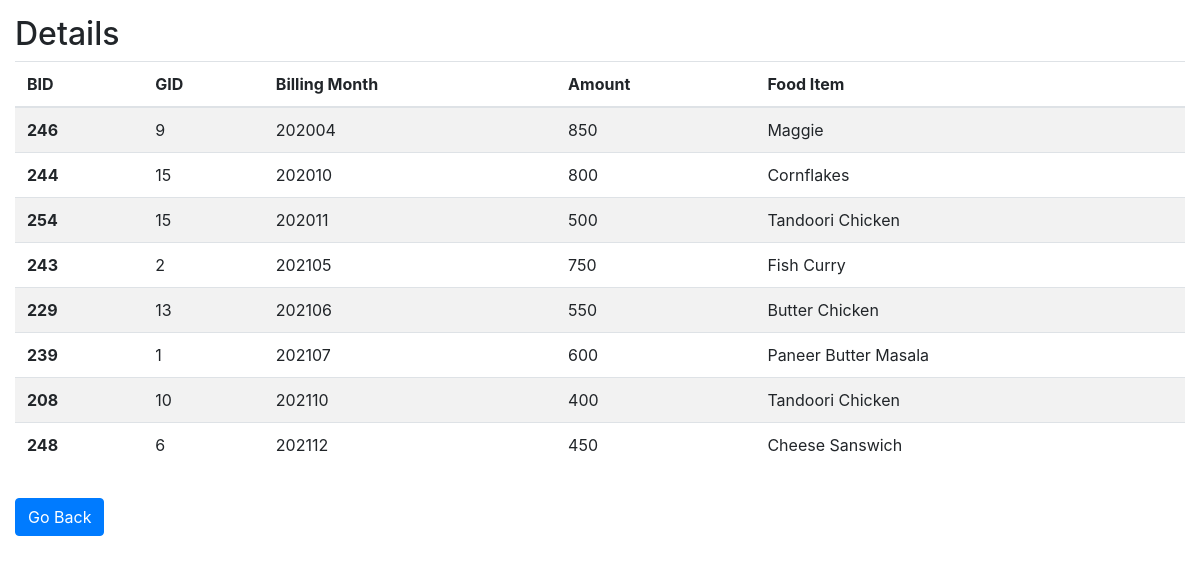
Screenshot of /guest_house/foodBill.php with the database file from the repository.
### tables this page shows
create table Bill(
	BID int not null,
	Date date,
	Amount int not null,
	GID int not null,
	primary key (BID),
	constraint Bill_fk foreign key (GID) references Guest(GID)
);

create table Food_Service(
	BFID int not null,
	Food_item varchar(20) not null,
	primary key (BFID)	
);

### guest_house/foodBill.php (the view, shortened to what this page needs)
<link href="//maxcdn.bootstrapcdn.com/bootstrap/4.1.1/css/bootstrap.min.css" rel="stylesheet" id="bootstrap-css">
<?php
    require_once "db.php";
    $query = "SELECT Bill.BID, Bill.GID, EXTRACT(YEAR_MONTH FROM Bill.Date) AS Food_Billing_Month, Bill.Amount, Food_Service.Food_Item FROM Bill
    INNER JOIN Food_Service ON Bill.BID = Food_Service.BFID
    GROUP BY Food_Billing_Month" ;
    $res = $db -> query($query);
?>
<div style='padding: 15px'>
<h2>Details</h2>
    <table class="table table-striped">
        <thead>
        <tr>
            <th scope="col">BID</th>
            <th scope="col">GID</th>
            <th scope="col">Billing Month</th>
            <th scope="col">Amount</th>
            <th scope="col">Food Item</th>
        </tr>
        </thead>
        <tbody>
<?php
    while ($row = $res -> fetch_row()) {
?>
        <tr>
            <th scope="row"><?php echo $row[0] ?></th>
            <td><?php echo $row[1] ?></td>
            <td><?php echo $row[2] ?></td>
            <td><?php echo $row[3] ?></td>
            <td><?php echo $row[4] ?></td>
        </tr>
<?php
    }
?>
        </tbody>
    </table>
</div>
<div class="col-md-8">
    <a href="home_guest_house.php" class="btn btn-primary">Go Back</a>
</div>

### rows the page displays
bill: BID "246", GID "9", row "202004", Amount "850", food_service.Food_item "Maggie"
bill: BID "244", GID "15", row "202010", Amount "800", food_service.Food_item "Cornflakes"
bill: BID "254", GID "15", row "202011", Amount "500", food_service.Food_item "Tandoori Chicken"
bill: BID "243", GID "2", row "202105", Amount "750", food_service.Food_item "Fish Curry"
bill: BID "229", GID "13", row "202106", Amount "550", food_service.Food_item "Butter Chicken"
bill: BID "239", GID "1", row "202107", Amount "600", food_service.Food_item "Paneer Butter Masala"
bill: BID "208", GID "10", row "202110", Amount "400", food_service.Food_item "Tandoori Chicken"
bill: BID "248", GID "6", row "202112", Amount "450", food_service.Food_item "Cheese Sanswich"
